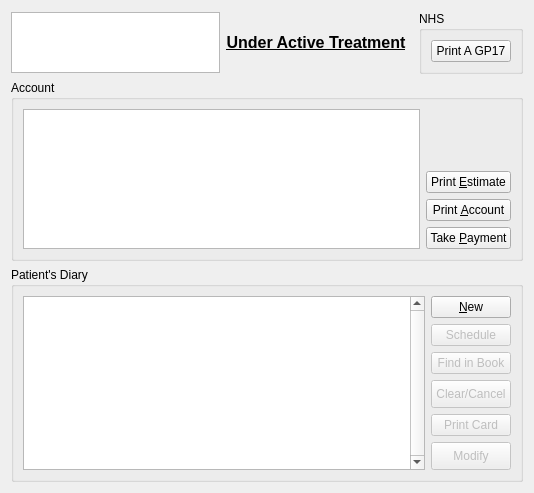
                 <widget class="QWidget" name="scrollAreaWidgetContents_5" >
                  <property name="geometry" >
                   <rect>
                    <x>0</x>
                    <y>0</y>
                    <width>534</width>
                    <height>493</height>
                   </rect>
                  </property>
                  <layout class="QGridLayout" name="gridLayout_16" >
                   <item row="0" column="0" >
                    <widget class="QTextEdit" name="adminMemoEdit" >
                     <property name="minimumSize" >
                      <size>
                       <width>209</width>
                       <height>0</height>
                      </size>
                     </property>
                     <property name="maximumSize" >
                      <size>
                       <width>230</width>
                       <height>61</height>
                      </size>
                     </property>
                     <property name="acceptRichText" >
                      <bool>false</bool>
                     </property>
                    </widget>
                   </item>
                   <item row="0" column="1" >
                    <widget class="QLabel" name="underTreatment_label" >
                     <property name="font" >
                      <font>
                       <pointsize>12</pointsize>
                       <weight>75</weight>
                       <bold>true</bold>
                       <underline>true</underline>
                      </font>
                     </property>
                     <property name="text" >
                      <string>Under Active Treatment</string>
                     </property>
                     <property name="alignment" >
                      <set>Qt::AlignCenter</set>
                     </property>
                    </widget>
                   </item>
                   <item row="0" column="2" >
                    <spacer name="horizontalSpacer_6" >
                     <property name="orientation" >
                      <enum>Qt::Horizontal</enum>
                     </property>
                     <property name="sizeHint" stdset="0" >
                      <size>
                       <width>316</width>
                       <height>20</height>
                      </size>
                     </property>
                    </spacer>
                   </item>
                   <item row="0" column="3" >
                    <widget class="QGroupBox" name="NHSadmin_groupBox" >
                     <property name="title" >
                      <string>NHS</string>
                     </property>
                     <layout class="QHBoxLayout" name="horizontalLayout_18" >
                      <item>
                       <widget class="QPushButton" name="printGP17_pushButton" >
                        <property name="text" >
                         <string>Print A GP17</string>
                        </property>
                       </widget>
                      </item>
                     </layout>
                    </widget>
                   </item>
                   <item row="1" column="0" colspan="4" >
                    <widget class="QGroupBox" name="adminAccount_groupBox" >
                     <property name="sizePolicy" >
                      <sizepolicy vsizetype="Preferred" hsizetype="Expanding" >
                       <horstretch>0</horstretch>
                       <verstretch>0</verstretch>
                      </sizepolicy>
                     </property>
                     <property name="minimumSize" >
                      <size>
                       <width>0</width>
                       <height>0</height>
                      </size>
                     </property>
                     <property name="maximumSize" >
                      <size>
                       <width>16777215</width>
                       <height>200</height>
                      </size>
                     </property>
                     <property name="title" >
                      <string>Account</string>
                     </property>
                     <layout class="QGridLayout" name="gridLayout_3" >
                      <item rowspan="2" row="0" column="0" >
                       <widget class="QTextBrowser" name="moneytextBrowser" >
                        <property name="minimumSize" >
                         <size>
                          <width>300</width>
                          <height>0</height>
                         </size>
                        </property>
                        <property name="maximumSize" >
                         <size>
                          <width>16777215</width>
                          <height>16777215</height>
                         </size>
                        </property>
                       </widget>
                      </item>
                      <item row="0" column="1" >
                       <spacer name="verticalSpacer" >
                        <property name="orientation" >
                         <enum>Qt::Vertical</enum>
                        </property>
                        <property name="sizeHint" stdset="0" >
                         <size>
                          <width>20</width>
                          <height>82</height>
                         </size>
                        </property>
                       </spacer>
                      </item>
                      <item row="1" column="1" >
                       <layout class="QVBoxLayout" name="verticalLayout_9" >
                        <item>
                         <widget class="QPushButton" name="printEst_pushButton" >
                          <property name="maximumSize" >
                           <size>
                            <width>16777215</width>
                            <height>16777215</height>
                           </size>
                          </property>
                          <property name="text" >
                           <string>Print &amp;Estimate</string>
                          </property>
                          <property name="icon" >
                           <iconset resource="../resources/resources.qrc" >
                            <normaloff>:/ps.png</normaloff>:/ps.png</iconset>
                          </property>
                         </widget>
                        </item>
                        <item>
                         <widget class="QPushButton" name="printAccount_pushButton" >
                          <property name="maximumSize" >
                           <size>
                            <width>16777215</width>
                            <height>16777215</height>
                           </size>
                          </property>
                          <property name="text" >
                           <string>Print &amp;Account</string>
                          </property>
                          <property name="icon" >
                           <iconset resource="../resources/resources.qrc" >
                            <normaloff>:/ps.png</normaloff>:/ps.png</iconset>
                          </property>
                         </widget>
                        </item>
                        <item>
                         <widget class="QPushButton" name="takePayment_pushButton" >
                          <property name="maximumSize" >
                           <size>
                            <width>16777215</width>
                            <height>16777215</height>
                           </size>
                          </property>
                          <property name="text" >
                           <string>Take &amp;Payment</string>
                          </property>
                          <property name="icon" >
                           <iconset resource="../resources/resources.qrc" >
                            <normaloff>:/vcard.png</normaloff>:/vcard.png</iconset>
                          </property>
                         </widget>
                        </item>
                       </layout>
                      </item>
                     </layout>
                    </widget>
                   </item>
                   <item row="2" column="0" colspan="4" >
                    <widget class="QGroupBox" name="groupBox" >
                     <property name="sizePolicy" >
                      <sizepolicy vsizetype="Preferred" hsizetype="Expanding" >
                       <horstretch>0</horstretch>
                       <verstretch>0</verstretch>
                      </sizepolicy>
                     </property>
                     <property name="minimumSize" >
                      <size>
                       <width>0</width>
                       <height>0</height>
                      </size>
                     </property>
                     <property name="maximumSize" >
                      <size>
                       <width>16777215</width>
                       <height>16777215</height>
                      </size>
                     </property>
                     <property name="title" >
                      <string>Patient's Diary</string>
                     </property>
                     <layout class="QHBoxLayout" name="horizontalLayout_17" >
                      <item>
                       <widget class="QTableWidget" name="ptAppointmentTableWidget" >
                        <property name="maximumSize" >
                         <size>
                          <width>16777215</width>
                          <height>16777215</height>
                         </size>
                        </property>
                        <property name="autoFillBackground" >
                         <bool>true</bool>
                        </property>
                        <property name="verticalScrollBarPolicy" >
                         <enum>Qt::ScrollBarAlwaysOn</enum>
                        </property>
                        <property name="editTriggers" >
                         <set>QAbstractItemView::NoEditTriggers</set>
                        </property>
                        <property name="alternatingRowColors" >
                         <bool>true</bool>
                        </property>
                        <property name="selectionMode" >
                         <enum>QAbstractItemView::SingleSelection</enum>
                        </property>
                        <property name="selectionBehavior" >
                         <enum>QAbstractItemView::SelectRows</enum>
                        </property>
                        <property name="wordWrap" >
                         <bool>false</bool>
                        </property>
                       </widget>
                      </item>
                      <item>
                       <layout class="QVBoxLayout" name="verticalLayout_10" >
                        <item>
                         <widget class="QPushButton" name="newAppt_pushButton" >
                          <property name="maximumSize" >
                           <size>
                            <width>16777215</width>
                            <height>16777215</height>
                           </size>
                          </property>
                          <property name="text" >
                           <string>&amp;New</string>
                          </property>
                         </widget>
                        </item>
                        <item>
                         <widget class="QPushButton" name="makeAppt_pushButton" >
                          <property name="enabled" >
                           <bool>false</bool>
                          </property>
                          <property name="maximumSize" >
                           <size>
                            <width>16777215</width>
                            <height>16777215</height>
                           </size>
                          </property>
                          <property name="text" >
                           <string>Schedule</string>
                          </property>
                         </widget>
                        </item>
                        <item>
                         <widget class="QPushButton" name="findAppt_pushButton" >
                          <property name="enabled" >
                           <bool>false</bool>
                          </property>
                          <property name="maximumSize" >
                           <size>
                            <width>16777215</width>
                            <height>16777215</height>
                           </size>
                          </property>
                          <property name="text" >
                           <string>Find in Book</string>
                          </property>
                         </widget>
                        </item>
                        <item>
                         <widget class="QPushButton" name="clearAppt_pushButton" >
                          <property name="enabled" >
                           <bool>false</bool>
                          </property>
                          <property name="maximumSize" >
                           <size>
                            <width>16777215</width>
                            <height>28</height>
                           </size>
                          </property>
                          <property name="text" >
                           <string>Clear/Cancel</string>
                          </property>
                         </widget>
                        </item>
                        <item>
                         <widget class="QPushButton" name="printAppt_pushButton" >
                          <property name="enabled" >
                           <bool>false</bool>
                          </property>
                          <property name="maximumSize" >
                           <size>
                            <width>16777215</width>
                            <height>16777215</height>
                           </size>
                          </property>
                          <property name="text" >
                           <string>Print Card</string>
                          </property>
                         </widget>
                        </item>
                        <item>
                         <widget class="QPushButton" name="modifyAppt_pushButton" >
                          <property name="enabled" >
                           <bool>false</bool>
                          </property>
                          <property name="maximumSize" >
                           <size>
                            <width>16777215</width>
                            <height>28</height>
                           </size>
                          </property>
                          <property name="text" >
                           <string>Modify</string>
                          </property>
                         </widget>
                        </item>
                       </layout>
                      </item>
                     </layout>
                    </widget>
                   </item>
                  </layout>
                 </widget>
